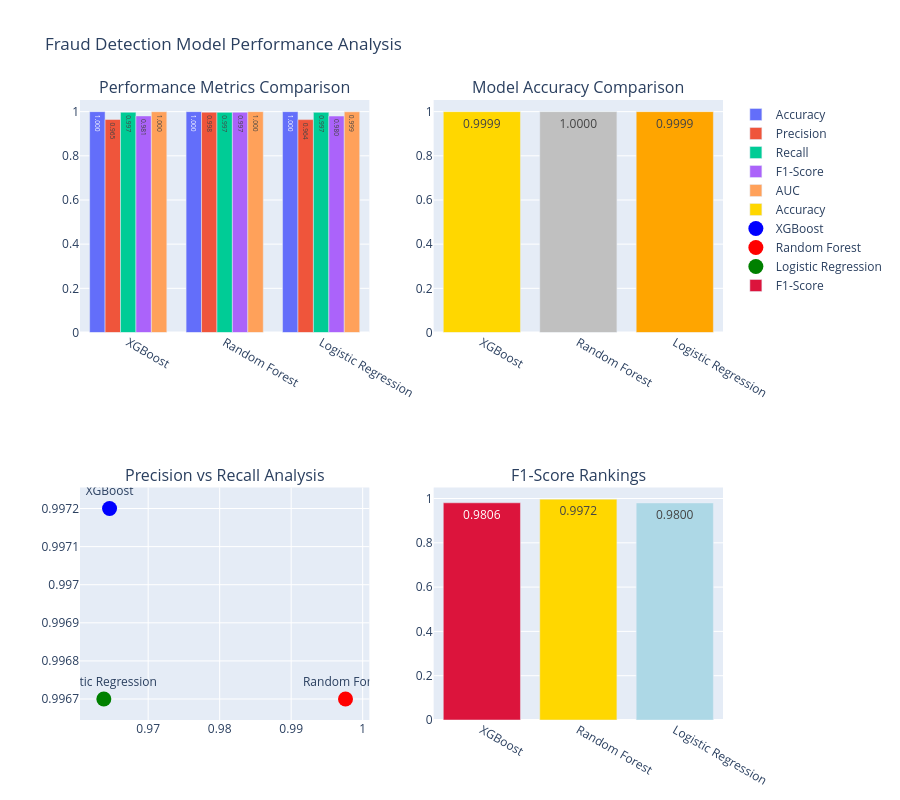

The code cell stored with this chart in its notebook:
### Code cell
# Cell 5: Visualize Your Outstanding Results  
def create_performance_visualization(results):
    """Create professional visualizations of your model performance"""
    
    # Performance metrics comparison
    fig = make_subplots(
        rows=2, cols=2,
        subplot_titles=('Performance Metrics Comparison', 'Model Accuracy Comparison',
                       'Precision vs Recall Analysis', 'F1-Score Rankings'),
        specs=[[{"type": "bar"}, {"type": "bar"}],
               [{"type": "scatter"}, {"type": "bar"}]]
    )
    
    # Extract metrics for visualization
    models = list(results.keys())
    metrics = ['Accuracy', 'Precision', 'Recall', 'F1-Score', 'AUC']
    
    # 1. Performance metrics comparison
    for metric in metrics:
        values = [results[model][metric] for model in models]
        fig.add_trace(
            go.Bar(name=metric, x=models, y=values, 
                  text=[f'{v:.3f}' for v in values], textposition='auto'),
            row=1, col=1
        )
    
    # 2. Accuracy comparison
    accuracy_values = [results[model]['Accuracy'] for model in models]
    fig.add_trace(
        go.Bar(name='Accuracy', x=models, y=accuracy_values,
              text=[f'{v:.4f}' for v in accuracy_values], textposition='auto',
              marker_color=['gold', 'silver', 'orange']),
        row=1, col=2
    )
    
    # 3. Precision vs Recall
    precision_values = [results[model]['Precision'] for model in models]
    recall_values = [results[model]['Recall'] for model in models]
    
    for i, model in enumerate(models):
        fig.add_trace(
            go.Scatter(x=[precision_values[i]], y=[recall_values[i]], 
                      mode='markers+text', name=model,
                      text=[model], textposition='top center',
                      marker=dict(size=15, color=['blue', 'red', 'green'][i])),
            row=2, col=1
        )
    
    # 4. F1-Score rankings
    f1_values = [results[model]['F1-Score'] for model in models]
    fig.add_trace(
        go.Bar(name='F1-Score', x=models, y=f1_values,
              text=[f'{v:.4f}' for v in f1_values], textposition='auto',
              marker_color=['crimson', 'gold', 'lightblue']),
        row=2, col=2
    )
    
    fig.update_layout(height=800, showlegend=True, 
                     title_text="Fraud Detection Model Performance Analysis")
    fig.show()
    
    return fig

# Create your performance visualization
performance_chart = create_performance_visualization(model_results)

### Figure 1 — Plotly figure (JSON) as saved in the notebook; plotly's stock layout.template omitted (floating-point values rounded to 4 significant figures)
{"data": [{"name": "Accuracy", "text": ["1.000", "1.000", "1.000"], "textposition": "auto", "type": "bar", "x": ["XGBoost", "Random Forest", "Logistic Regression"], "xaxis": "x", "y": [0.9999, 1, 0.9999], "yaxis": "y"}, {"name": "Precision", "text": ["0.965", "0.998", "0.964"], "textposition": "auto", "type": "bar", "x": ["XGBoost", "Random Forest", "Logistic Regression"], "xaxis": "x", "y": [0.9646, 0.9976, 0.9638], "yaxis": "y"}, {"name": "Recall", "text": ["0.997", "0.997", "0.997"], "textposition": "auto", "type": "bar", "x": ["XGBoost", "Random Forest", "Logistic Regression"], "xaxis": "x", "y": [0.9972, 0.9967, 0.9967], "yaxis": "y"}, {"name": "F1-Score", "text": ["0.981", "0.997", "0.980"], "textposition": "auto", "type": "bar", "x": ["XGBoost", "Random Forest", "Logistic Regression"], "xaxis": "x", "y": [0.9806, 0.9972, 0.98], "yaxis": "y"}, {"name": "AUC", "text": ["1.000", "1.000", "0.999"], "textposition": "auto", "type": "bar", "x": ["XGBoost", "Random Forest", "Logistic Regression"], "xaxis": "x", "y": [0.9996, 0.9998, 0.9992], "yaxis": "y"}, {"marker": {"color": ["gold", "silver", "orange"]}, "name": "Accuracy", "text": ["0.9999", "1.0000", "0.9999"], "textposition": "auto", "type": "bar", "x": ["XGBoost", "Random Forest", "Logistic Regression"], "xaxis": "x2", "y": [0.9999, 1, 0.9999], "yaxis": "y2"}, {"marker": {"color": "blue", "size": 15}, "mode": "markers+text", "name": "XGBoost", "text": ["XGBoost"], "textposition": "top center", "type": "scatter", "x": [0.9646], "xaxis": "x3", "y": [0.9972], "yaxis": "y3"}, {"marker": {"color": "red", "size": 15}, "mode": "markers+text", "name": "Random Forest", "text": ["Random Forest"], "textposition": "top center", "type": "scatter", "x": [0.9976], "xaxis": "x3", "y": [0.9967], "yaxis": "y3"}, {"marker": {"color": "green", "size": 15}, "mode": "markers+text", "name": "Logistic Regression", "text": ["Logistic Regression"], "textposition": "top center", "type": "scatter", "x": [0.9638], "xaxis": "x3", "y": [0.9967], "yaxis": "y3"}, {"marker": {"color": ["crimson", "gold", "lightblue"]}, "name": "F1-Score", "text": ["0.9806", "0.9972", "0.9800"], "textposition": "auto", "type": "bar", "x": ["XGBoost", "Random Forest", "Logistic Regression"], "xaxis": "x4", "y": [0.9806, 0.9972, 0.98], "yaxis": "y4"}], "layout": {"annotations": [{"font": {"size": 16}, "showarrow": false, "text": "Performance Metrics Comparison", "x": 0.225, "xanchor": "center", "xref": "paper", "y": 1, "yanchor": "bottom", "yref": "paper"}, {"font": {"size": 16}, "showarrow": false, "text": "Model Accuracy Comparison", "x": 0.775, "xanchor": "center", "xref": "paper", "y": 1, "yanchor": "bottom", "yref": "paper"}, {"font": {"size": 16}, "showarrow": false, "text": "Precision vs Recall Analysis", "x": 0.225, "xanchor": "center", "xref": "paper", "y": 0.375, "yanchor": "bottom", "yref": "paper"}, {"font": {"size": 16}, "showarrow": false, "text": "F1-Score Rankings", "x": 0.775, "xanchor": "center", "xref": "paper", "y": 0.375, "yanchor": "bottom", "yref": "paper"}], "height": 800, "showlegend": true, "title": {"text": "Fraud Detection Model Performance Analysis"}, "xaxis": {"anchor": "y", "domain": [0, 0.45]}, "xaxis2": {"anchor": "y2", "domain": [0.55, 1]}, "xaxis3": {"anchor": "y3", "domain": [0, 0.45]}, "xaxis4": {"anchor": "y4", "domain": [0.55, 1]}, "yaxis": {"anchor": "x", "domain": [0.625, 1]}, "yaxis2": {"anchor": "x2", "domain": [0.625, 1]}, "yaxis3": {"anchor": "x3", "domain": [0, 0.375]}, "yaxis4": {"anchor": "x4", "domain": [0, 0.375]}}}
